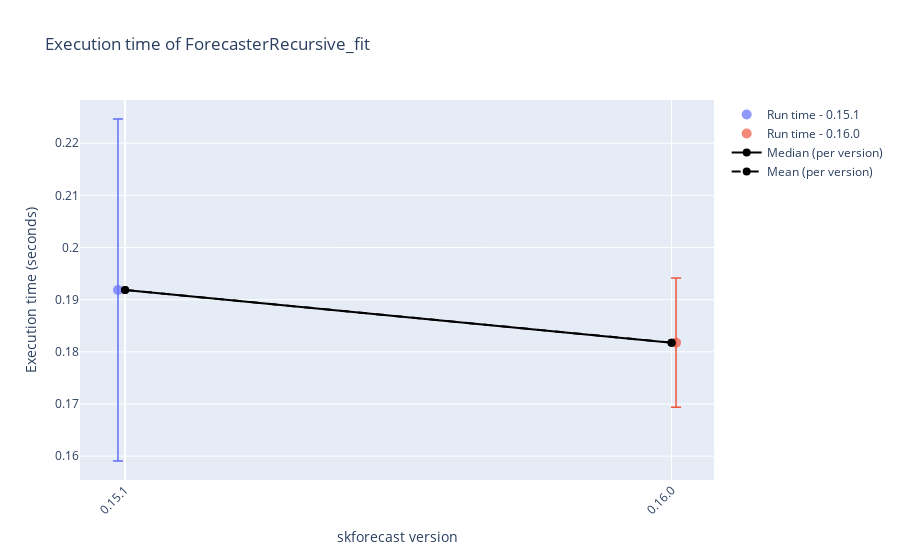
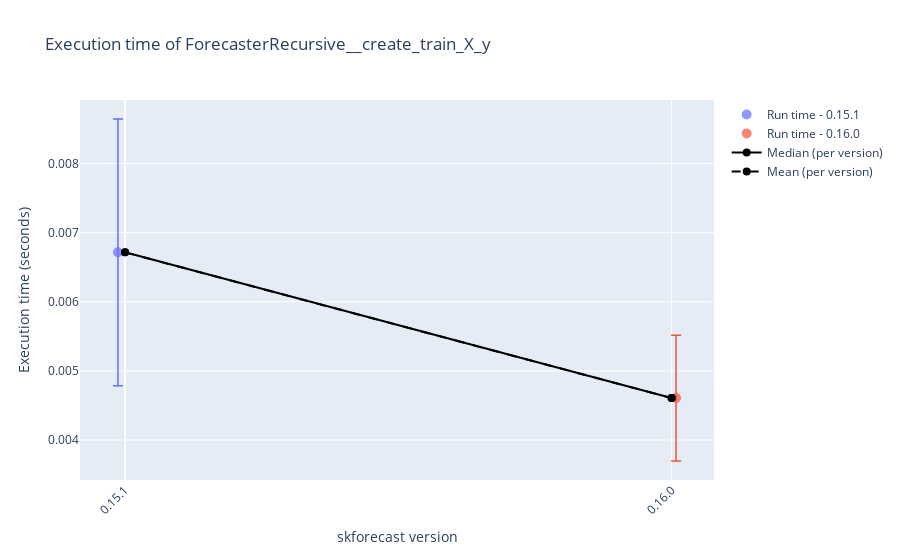
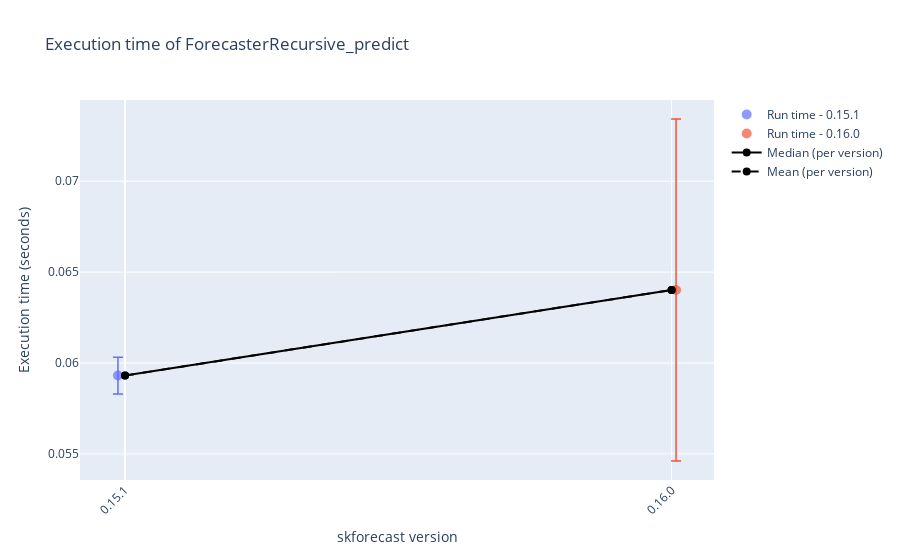
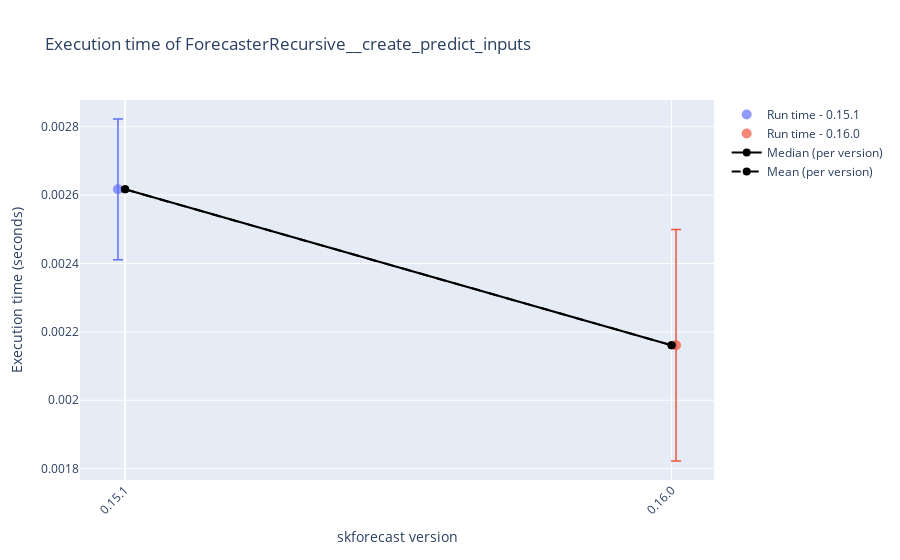

These figures' notebook cell, in order:
### Code cell
# Plot results
# ==============================================================================
display_df = False
selected_date = None
# 'Linux-6.11.0-24-generic-x86_64-with-glibc2.39'
# 'Windows-10-10.0.19045-SP0'
selected_platform = None

results_benchmark_all = joblib.load("./benchmark.joblib")
results_benchmark = results_benchmark_all.query("forecaster_name in ['ForecasterRecursive', 'ForecasterAutoreg']")
results_benchmark = results_benchmark.query("regressor_name == 'LGBMRegressor'")
for function_name in results_benchmark['function_name'].unique():
    df = results_benchmark.query(f"function_name == '{function_name}'")
    if selected_date:
        df = df[df['datetime'].dt.date == pd.to_datetime(selected_date).date()]
    if selected_platform:
        df = df[df['platform'] == selected_platform]
    if display_df:
        display(df)
    plot_benchmark_results(df.copy(), function_name, add_median=True, add_mean=True)

### Figure 1 — Plotly figure (JSON) as saved in the notebook; plotly's stock layout.template omitted (floating-point values rounded to 4 significant figures)
{"data": [{"error_y": {"array": [0.03279], "color": "#636EFA", "thickness": 1.5, "type": "data", "visible": true, "width": 5}, "hovertemplate": "%{text}<extra></extra>", "marker": {"color": "#636EFA", "opacity": 0.7, "size": 10}, "mode": "markers", "name": "Run time - 0.15.1", "showlegend": true, "text": ["Forecaster: ForecasterRecursive<br>Regressor: LGBMRegressor<br>Function: ForecasterRecursive_fit<br>Function_hash: 3a6496af8f14196a05b301212de078f0<br>Datetime: 2025-04-24 23:06:10.766851<br>Python version: 3.12.9<br>skforecast version: 0.15.1<br>numpy version: 2.2.5<br>pandas version: 2.2.3<br>sklearn version: 1.6.1<br>lightgbm version: 4.6.0<br>Platform: Linux-6.11.0-24-generic-x86_64-with-glibc2.39<br>Processor: x86_64<br>CPU count: 8<br>Memory (GB): 16.64<br>"], "type": "scatter", "x": [-0.01307], "y": [0.1919]}, {"error_y": {"array": [0.01238], "color": "#EF553B", "thickness": 1.5, "type": "data", "visible": true, "width": 5}, "hovertemplate": "%{text}<extra></extra>", "marker": {"color": "#EF553B", "opacity": 0.7, "size": 10}, "mode": "markers", "name": "Run time - 0.16.0", "showlegend": true, "text": ["Forecaster: ForecasterRecursive<br>Regressor: LGBMRegressor<br>Function: ForecasterRecursive_fit<br>Function_hash: 3a6496af8f14196a05b301212de078f0<br>Datetime: 2025-04-24 22:43:37.606860<br>Python version: 3.12.9<br>skforecast version: 0.16.0<br>numpy version: 2.2.5<br>pandas version: 2.2.3<br>sklearn version: 1.6.1<br>lightgbm version: 4.6.0<br>Platform: Linux-6.11.0-24-generic-x86_64-with-glibc2.39<br>Processor: x86_64<br>CPU count: 8<br>Memory (GB): 16.64<br>"], "type": "scatter", "x": [1.008], "y": [0.1818]}, {"line": {"color": "black", "width": 2}, "marker": {"color": "black", "size": 8}, "mode": "lines+markers", "name": "Median (per version)", "type": "scatter", "x": [0, 1], "y": [0.1919, 0.1818]}, {"line": {"color": "black", "dash": "dash", "width": 2}, "marker": {"color": "black", "size": 8}, "mode": "lines+markers", "name": "Mean (per version)", "type": "scatter", "x": [0, 1], "y": [0.1919, 0.1818]}], "layout": {"showlegend": true, "title": {"text": "Execution time of ForecasterRecursive_fit"}, "xaxis": {"tickangle": -45, "tickmode": "array", "ticktext": ["0.15.1", "0.16.0"], "tickvals": [0, 1], "title": {"text": "skforecast version"}}, "yaxis": {"title": {"text": "Execution time (seconds)"}}}}

### Figure 2 — Plotly figure (JSON) as saved in the notebook; plotly's stock layout.template omitted (floating-point values rounded to 4 significant figures)
{"data": [{"error_y": {"array": [0.001929], "color": "#636EFA", "thickness": 1.5, "type": "data", "visible": true, "width": 5}, "hovertemplate": "%{text}<extra></extra>", "marker": {"color": "#636EFA", "opacity": 0.7, "size": 10}, "mode": "markers", "name": "Run time - 0.15.1", "showlegend": true, "text": ["Forecaster: ForecasterRecursive<br>Regressor: LGBMRegressor<br>Function: ForecasterRecursive__create_train_X_y<br>Function_hash: 20bdfc9de1cb7a9e99e703c087d136d3<br>Datetime: 2025-04-24 23:06:08.840009<br>Python version: 3.12.9<br>skforecast version: 0.15.1<br>numpy version: 2.2.5<br>pandas version: 2.2.3<br>sklearn version: 1.6.1<br>lightgbm version: 4.6.0<br>Platform: Linux-6.11.0-24-generic-x86_64-with-glibc2.39<br>Processor: x86_64<br>CPU count: 8<br>Memory (GB): 16.64<br>"], "type": "scatter", "x": [-0.01307], "y": [0.006716]}, {"error_y": {"array": [0.0009107], "color": "#EF553B", "thickness": 1.5, "type": "data", "visible": true, "width": 5}, "hovertemplate": "%{text}<extra></extra>", "marker": {"color": "#EF553B", "opacity": 0.7, "size": 10}, "mode": "markers", "name": "Run time - 0.16.0", "showlegend": true, "text": ["Forecaster: ForecasterRecursive<br>Regressor: LGBMRegressor<br>Function: ForecasterRecursive__create_train_X_y<br>Function_hash: 20bdfc9de1cb7a9e99e703c087d136d3<br>Datetime: 2025-04-24 22:43:35.783645<br>Python version: 3.12.9<br>skforecast version: 0.16.0<br>numpy version: 2.2.5<br>pandas version: 2.2.3<br>sklearn version: 1.6.1<br>lightgbm version: 4.6.0<br>Platform: Linux-6.11.0-24-generic-x86_64-with-glibc2.39<br>Processor: x86_64<br>CPU count: 8<br>Memory (GB): 16.64<br>"], "type": "scatter", "x": [1.008], "y": [0.004607]}, {"line": {"color": "black", "width": 2}, "marker": {"color": "black", "size": 8}, "mode": "lines+markers", "name": "Median (per version)", "type": "scatter", "x": [0, 1], "y": [0.006716, 0.004607]}, {"line": {"color": "black", "dash": "dash", "width": 2}, "marker": {"color": "black", "size": 8}, "mode": "lines+markers", "name": "Mean (per version)", "type": "scatter", "x": [0, 1], "y": [0.006716, 0.004607]}], "layout": {"showlegend": true, "title": {"text": "Execution time of ForecasterRecursive__create_train_X_y"}, "xaxis": {"tickangle": -45, "tickmode": "array", "ticktext": ["0.15.1", "0.16.0"], "tickvals": [0, 1], "title": {"text": "skforecast version"}}, "yaxis": {"title": {"text": "Execution time (seconds)"}}}}

### Figure 3 — Plotly figure (JSON) as saved in the notebook; plotly's stock layout.template omitted (floating-point values rounded to 4 significant figures)
{"data": [{"error_y": {"array": [0.001008], "color": "#636EFA", "thickness": 1.5, "type": "data", "visible": true, "width": 5}, "hovertemplate": "%{text}<extra></extra>", "marker": {"color": "#636EFA", "opacity": 0.7, "size": 10}, "mode": "markers", "name": "Run time - 0.15.1", "showlegend": true, "text": ["Forecaster: ForecasterRecursive<br>Regressor: LGBMRegressor<br>Function: ForecasterRecursive_predict<br>Function_hash: 4f8ae3116340ac90eb9e66eac42789de<br>Datetime: 2025-04-24 23:06:12.721550<br>Python version: 3.12.9<br>skforecast version: 0.15.1<br>numpy version: 2.2.5<br>pandas version: 2.2.3<br>sklearn version: 1.6.1<br>lightgbm version: 4.6.0<br>Platform: Linux-6.11.0-24-generic-x86_64-with-glibc2.39<br>Processor: x86_64<br>CPU count: 8<br>Memory (GB): 16.64<br>"], "type": "scatter", "x": [-0.01307], "y": [0.05931]}, {"error_y": {"array": [0.009407], "color": "#EF553B", "thickness": 1.5, "type": "data", "visible": true, "width": 5}, "hovertemplate": "%{text}<extra></extra>", "marker": {"color": "#EF553B", "opacity": 0.7, "size": 10}, "mode": "markers", "name": "Run time - 0.16.0", "showlegend": true, "text": ["Forecaster: ForecasterRecursive<br>Regressor: LGBMRegressor<br>Function: ForecasterRecursive_predict<br>Function_hash: 4f8ae3116340ac90eb9e66eac42789de<br>Datetime: 2025-04-24 22:43:39.705298<br>Python version: 3.12.9<br>skforecast version: 0.16.0<br>numpy version: 2.2.5<br>pandas version: 2.2.3<br>sklearn version: 1.6.1<br>lightgbm version: 4.6.0<br>Platform: Linux-6.11.0-24-generic-x86_64-with-glibc2.39<br>Processor: x86_64<br>CPU count: 8<br>Memory (GB): 16.64<br>"], "type": "scatter", "x": [1.008], "y": [0.06401]}, {"line": {"color": "black", "width": 2}, "marker": {"color": "black", "size": 8}, "mode": "lines+markers", "name": "Median (per version)", "type": "scatter", "x": [0, 1], "y": [0.05931, 0.06401]}, {"line": {"color": "black", "dash": "dash", "width": 2}, "marker": {"color": "black", "size": 8}, "mode": "lines+markers", "name": "Mean (per version)", "type": "scatter", "x": [0, 1], "y": [0.05931, 0.06401]}], "layout": {"showlegend": true, "title": {"text": "Execution time of ForecasterRecursive_predict"}, "xaxis": {"tickangle": -45, "tickmode": "array", "ticktext": ["0.15.1", "0.16.0"], "tickvals": [0, 1], "title": {"text": "skforecast version"}}, "yaxis": {"title": {"text": "Execution time (seconds)"}}}}

### Figure 4 — Plotly figure (JSON) as saved in the notebook; plotly's stock layout.template omitted (floating-point values rounded to 4 significant figures)
{"data": [{"error_y": {"array": [0.0002057], "color": "#636EFA", "thickness": 1.5, "type": "data", "visible": true, "width": 5}, "hovertemplate": "%{text}<extra></extra>", "marker": {"color": "#636EFA", "opacity": 0.7, "size": 10}, "mode": "markers", "name": "Run time - 0.15.1", "showlegend": true, "text": ["Forecaster: ForecasterRecursive<br>Regressor: LGBMRegressor<br>Function: ForecasterRecursive__create_predict_inputs<br>Function_hash: 0f4a625e8b1bb7e3f0c5bb77a04cc2fb<br>Datetime: 2025-04-24 23:06:12.804417<br>Python version: 3.12.9<br>skforecast version: 0.15.1<br>numpy version: 2.2.5<br>pandas version: 2.2.3<br>sklearn version: 1.6.1<br>lightgbm version: 4.6.0<br>Platform: Linux-6.11.0-24-generic-x86_64-with-glibc2.39<br>Processor: x86_64<br>CPU count: 8<br>Memory (GB): 16.64<br>"], "type": "scatter", "x": [-0.01307], "y": [0.002617]}, {"error_y": {"array": [0.0003387], "color": "#EF553B", "thickness": 1.5, "type": "data", "visible": true, "width": 5}, "hovertemplate": "%{text}<extra></extra>", "marker": {"color": "#EF553B", "opacity": 0.7, "size": 10}, "mode": "markers", "name": "Run time - 0.16.0", "showlegend": true, "text": ["Forecaster: ForecasterRecursive<br>Regressor: LGBMRegressor<br>Function: ForecasterRecursive__create_predict_inputs<br>Function_hash: 0f4a625e8b1bb7e3f0c5bb77a04cc2fb<br>Datetime: 2025-04-24 22:43:39.775270<br>Python version: 3.12.9<br>skforecast version: 0.16.0<br>numpy version: 2.2.5<br>pandas version: 2.2.3<br>sklearn version: 1.6.1<br>lightgbm version: 4.6.0<br>Platform: Linux-6.11.0-24-generic-x86_64-with-glibc2.39<br>Processor: x86_64<br>CPU count: 8<br>Memory (GB): 16.64<br>"], "type": "scatter", "x": [1.008], "y": [0.002161]}, {"line": {"color": "black", "width": 2}, "marker": {"color": "black", "size": 8}, "mode": "lines+markers", "name": "Median (per version)", "type": "scatter", "x": [0, 1], "y": [0.002617, 0.002161]}, {"line": {"color": "black", "dash": "dash", "width": 2}, "marker": {"color": "black", "size": 8}, "mode": "lines+markers", "name": "Mean (per version)", "type": "scatter", "x": [0, 1], "y": [0.002617, 0.002161]}], "layout": {"showlegend": true, "title": {"text": "Execution time of ForecasterRecursive__create_predict_inputs"}, "xaxis": {"tickangle": -45, "tickmode": "array", "ticktext": ["0.15.1", "0.16.0"], "tickvals": [0, 1], "title": {"text": "skforecast version"}}, "yaxis": {"title": {"text": "Execution time (seconds)"}}}}
